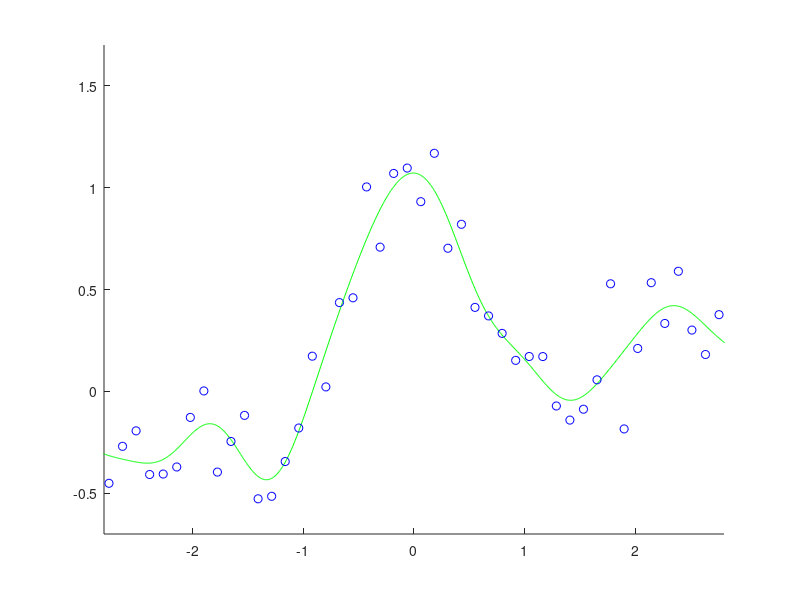

Reproduce this figure in MATLAB.
n=50; x=linspace(-3,3,n)'; pix=pi*x;
y=sin(pix)./(pix)+0.1*x+0.2*randn(n,1);

x2=x.^2; 
xx=repmat(x2,1,n)+repmat(x2',n,1)-2*x*x';
hhs=2*[0.03 0.3 3].^2; ls=[0.0001 0.1 100];
m=5; u=mod(randperm(n),m)+1;

for hk=1:length(hhs)
hh=hhs(hk); k=exp(-xx/hh);

  for i=1:m
   ki=k(u~=i,:); kc=k(u==i,:); yi=y(u~=i); yc=y(u==i);

     for lk=1:length(ls)
       t=(ki'*ki+ls(lk)*eye(n))\(ki'*yi);
       g(hk,lk,i)=mean((yc-kc*t).^2);

     end

   end

end
[gl,ggl]=min(mean(g,3),[],2); [ghl,gghl]=min(gl);
L=ls(ggl(gghl)); HH=hhs(gghl);

N=1000; X=linspace(-3,3,N)';
K=exp(-(repmat(X.^2,1,n)+repmat(x2',N,1)-2*X*x')/HH);
k=exp(-xx/HH); t=(k^2+L*eye(n))\(k*y); F=K*t;

figure(1); clf; 
hold on; axis([-2.8 2.8 -0.7 1.7]);
plot(X,F,'g-'); plot(x,y,'bo');
